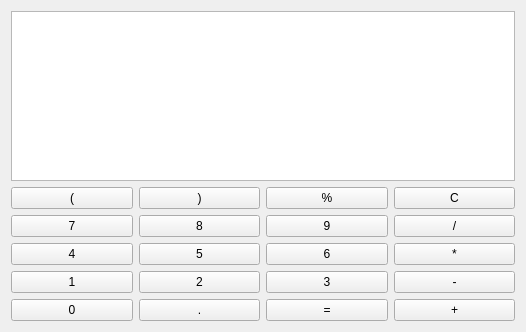
<?xml version="1.0" encoding="UTF-8"?>
<ui version="4.0">
 <class>CalcWidget</class>
 <widget class="QWidget" name="CalcWidget">
  <property name="geometry">
   <rect>
    <x>0</x>
    <y>0</y>
    <width>526</width>
    <height>332</height>
   </rect>
  </property>
  <property name="windowTitle">
   <string>CalcWidget</string>
  </property>
  <layout class="QGridLayout" name="gridLayout">
   <item row="0" column="0" colspan="4">
    <widget class="QTextEdit" name="textEdit"/>
   </item>
   <item row="1" column="0">
    <widget class="QPushButton" name="pushButtonLeftkuohao">
     <property name="text">
      <string>(</string>
     </property>
    </widget>
   </item>
   <item row="1" column="1">
    <widget class="QPushButton" name="pushButtonRightkuohao">
     <property name="text">
      <string>)</string>
     </property>
    </widget>
   </item>
   <item row="1" column="2">
    <widget class="QPushButton" name="pushButtonQuyu">
     <property name="text">
      <string>%</string>
     </property>
    </widget>
   </item>
   <item row="1" column="3">
    <widget class="QPushButton" name="pushButtonClear">
     <property name="text">
      <string>C</string>
     </property>
    </widget>
   </item>
   <item row="2" column="0">
    <widget class="QPushButton" name="pushButtonSeven">
     <property name="text">
      <string>7</string>
     </property>
    </widget>
   </item>
   <item row="2" column="1">
    <widget class="QPushButton" name="pushButtonEight">
     <property name="text">
      <string>8</string>
     </property>
    </widget>
   </item>
   <item row="2" column="2">
    <widget class="QPushButton" name="pushButtonNine">
     <property name="text">
      <string>9</string>
     </property>
    </widget>
   </item>
   <item row="2" column="3">
    <widget class="QPushButton" name="pushButtonChuhao">
     <property name="text">
      <string>/</string>
     </property>
    </widget>
   </item>
   <item row="3" column="0">
    <widget class="QPushButton" name="pushButtonFour">
     <property name="text">
      <string>4</string>
     </property>
    </widget>
   </item>
   <item row="3" column="1">
    <widget class="QPushButton" name="pushButtonFive">
     <property name="text">
      <string>5</string>
     </property>
    </widget>
   </item>
   <item row="3" column="2">
    <widget class="QPushButton" name="pushButtonSix">
     <property name="text">
      <string>6</string>
     </property>
    </widget>
   </item>
   <item row="3" column="3">
    <widget class="QPushButton" name="pushButtonChenghao">
     <property name="text">
      <string>*</string>
     </property>
    </widget>
   </item>
   <item row="4" column="0">
    <widget class="QPushButton" name="pushButtonOne">
     <property name="text">
      <string>1</string>
     </property>
    </widget>
   </item>
   <item row="4" column="1">
    <widget class="QPushButton" name="pushButtonTwo">
     <property name="text">
      <string>2</string>
     </property>
    </widget>
   </item>
   <item row="4" column="2">
    <widget class="QPushButton" name="pushButtonThree">
     <property name="text">
      <string>3</string>
     </property>
    </widget>
   </item>
   <item row="4" column="3">
    <widget class="QPushButton" name="pushButtonJianhao">
     <property name="text">
      <string>-</string>
     </property>
    </widget>
   </item>
   <item row="5" column="0">
    <widget class="QPushButton" name="pushButtonZero">
     <property name="text">
      <string>0</string>
     </property>
    </widget>
   </item>
   <item row="5" column="1">
    <widget class="QPushButton" name="pushButtonPoint">
     <property name="text">
      <string>.</string>
     </property>
    </widget>
   </item>
   <item row="5" column="2">
    <widget class="QPushButton" name="pushButtonDengyu">
     <property name="text">
      <string>=</string>
     </property>
    </widget>
   </item>
   <item row="5" column="3">
    <widget class="QPushButton" name="pushButtonJiahao">
     <property name="text">
      <string>+</string>
     </property>
    </widget>
   </item>
  </layout>
 </widget>
 <layoutdefault spacing="6" margin="11"/>
 <resources/>
 <connections/>
</ui>
